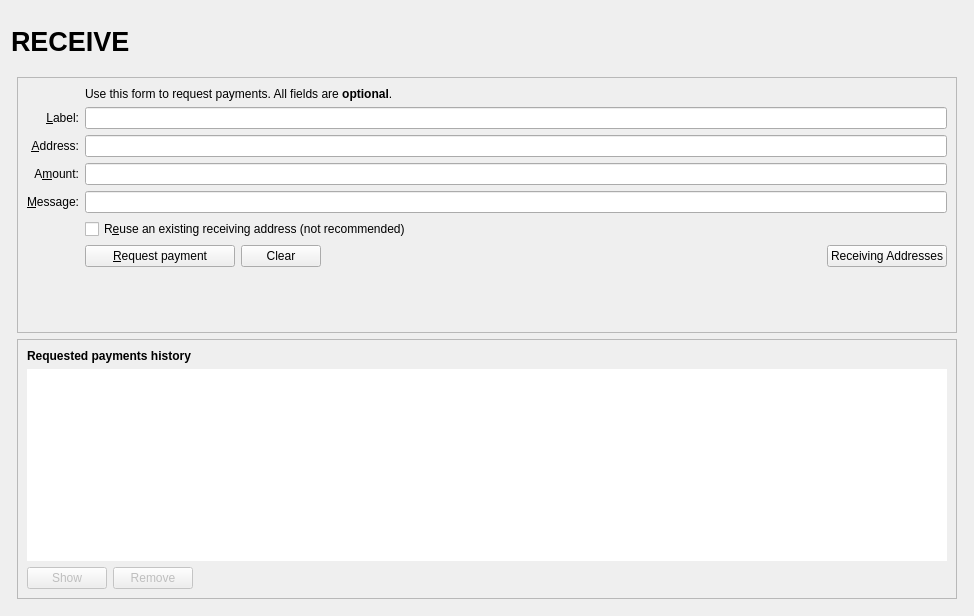
<?xml version="1.0" encoding="UTF-8"?>
<ui version="4.0">
 <class>ReceiveCoinsDialog</class>
 <widget class="QWidget" name="ReceiveCoinsDialog">
  <property name="geometry">
   <rect>
    <x>0</x>
    <y>0</y>
    <width>974</width>
    <height>616</height>
   </rect>
  </property>
  <property name="styleSheet">
   <string notr="true"/>
  </property>
  <layout class="QVBoxLayout" name="verticalLayout" stretch="0">
   <item>
    <layout class="QVBoxLayout" name="verticalLayout_Master" stretch="0,1">
     <property name="spacing">
      <number>0</number>
     </property>
     <item>
      <widget class="QFrame" name="frame_Header">
       <layout class="QVBoxLayout" name="verticalLayout_8">
        <property name="leftMargin">
         <number>0</number>
        </property>
        <property name="topMargin">
         <number>0</number>
        </property>
        <property name="rightMargin">
         <number>0</number>
        </property>
        <property name="bottomMargin">
         <number>0</number>
        </property>
        <item>
         <layout class="QHBoxLayout" name="horizontalLayout_Header" stretch="1,0,1">
          <item>
           <widget class="QLabel" name="labelOverviewHeaderLeft">
            <property name="minimumSize">
             <size>
              <width>464</width>
              <height>60</height>
             </size>
            </property>
            <property name="maximumSize">
             <size>
              <width>16777215</width>
              <height>60</height>
             </size>
            </property>
            <property name="font">
             <font>
              <pointsize>20</pointsize>
              <weight>75</weight>
              <bold>true</bold>
             </font>
            </property>
            <property name="text">
             <string>RECEIVE</string>
            </property>
            <property name="margin">
             <number>5</number>
            </property>
           </widget>
          </item>
          <item>
           <spacer name="horizontalSpacer_3">
            <property name="orientation">
             <enum>Qt::Horizontal</enum>
            </property>
            <property name="sizeHint" stdset="0">
             <size>
              <width>40</width>
              <height>20</height>
             </size>
            </property>
           </spacer>
          </item>
          <item>
           <widget class="QLabel" name="labelOverviewHeaderRight">
            <property name="minimumSize">
             <size>
              <width>464</width>
              <height>60</height>
             </size>
            </property>
            <property name="maximumSize">
             <size>
              <width>16777215</width>
              <height>60</height>
             </size>
            </property>
            <property name="font">
             <font>
              <pointsize>14</pointsize>
             </font>
            </property>
            <property name="text">
             <string/>
            </property>
            <property name="alignment">
             <set>Qt::AlignRight|Qt::AlignTrailing|Qt::AlignVCenter</set>
            </property>
           </widget>
          </item>
         </layout>
        </item>
       </layout>
      </widget>
     </item>
     <item>
      <widget class="QFrame" name="frame_BG">
       <layout class="QVBoxLayout" name="verticalLayout_5">
        <property name="leftMargin">
         <number>6</number>
        </property>
        <property name="topMargin">
         <number>6</number>
        </property>
        <property name="rightMargin">
         <number>6</number>
        </property>
        <property name="bottomMargin">
         <number>6</number>
        </property>
        <item>
         <widget class="QFrame" name="frame2">
          <property name="sizePolicy">
           <sizepolicy hsizetype="Preferred" vsizetype="Expanding">
            <horstretch>0</horstretch>
            <verstretch>0</verstretch>
           </sizepolicy>
          </property>
          <property name="frameShape">
           <enum>QFrame::StyledPanel</enum>
          </property>
          <property name="frameShadow">
           <enum>QFrame::Sunken</enum>
          </property>
          <layout class="QVBoxLayout" name="verticalLayout_3">
           <item>
            <layout class="QGridLayout" name="gridLayout">
             <item row="2" column="2">
              <widget class="QLabel" name="label_5">
               <property name="text">
                <string>Use this form to request payments. All fields are &lt;b&gt;optional&lt;/b&gt;.</string>
               </property>
              </widget>
             </item>
             <item row="4" column="0">
              <widget class="QLabel" name="label_2">
               <property name="toolTip">
                <string>An optional label to associate with the new receiving address.</string>
               </property>
               <property name="text">
                <string>&amp;Label:</string>
               </property>
               <property name="alignment">
                <set>Qt::AlignRight|Qt::AlignTrailing|Qt::AlignVCenter</set>
               </property>
               <property name="buddy">
                <cstring>reqLabel</cstring>
               </property>
              </widget>
             </item>
             <item row="4" column="2">
              <widget class="QLineEdit" name="reqLabel">
               <property name="toolTip">
                <string>An optional label to associate with the new receiving address.</string>
               </property>
              </widget>
             </item>
             <item row="5" column="0">
              <widget class="QLabel" name="label">
               <property name="toolTip">
                <string>Your receiving address. You can copy and use it to receive coins on this wallet. A new one will be generated once it is used.</string>
               </property>
               <property name="text">
                <string>&amp;Address:</string>
               </property>
               <property name="alignment">
                <set>Qt::AlignRight|Qt::AlignTrailing|Qt::AlignVCenter</set>
               </property>
               <property name="buddy">
                <cstring>reqAddress</cstring>
               </property>
              </widget>
             </item>
             <item row="5" column="2">
              <widget class="QLineEdit" name="reqAddress">
               <property name="minimumSize">
                <size>
                 <width>80</width>
                 <height>0</height>
                </size>
               </property>
               <property name="toolTip">
                <string>Your receiving address. You can copy and use it to receive coins on this wallet. A new one will be generated once it is used.</string>
               </property>
               <property name="readOnly">
                <bool>true</bool>
               </property>
              </widget>
             </item>
             <item row="6" column="0">
              <widget class="QLabel" name="label">
               <property name="toolTip">
                <string>An optional amount to request. Leave this empty or zero to not request a specific amount.</string>
               </property>
               <property name="text">
                <string>A&amp;mount:</string>
               </property>
               <property name="alignment">
                <set>Qt::AlignRight|Qt::AlignTrailing|Qt::AlignVCenter</set>
               </property>
               <property name="buddy">
                <cstring>reqAmount</cstring>
               </property>
              </widget>
             </item>
             <item row="6" column="2">
              <widget class="BitcoinAmountField" name="reqAmount">
               <property name="minimumSize">
                <size>
                 <width>80</width>
                 <height>0</height>
                </size>
               </property>
               <property name="toolTip">
                <string>An optional amount to request. Leave this empty or zero to not request a specific amount.</string>
               </property>
              </widget>
             </item>
             <item row="7" column="0">
              <widget class="QLabel" name="label_3">
               <property name="toolTip">
                <string>An optional message to attach to the payment request, which will be displayed when the request is opened. Note: The message will not be sent with the payment over the FIX network.</string>
               </property>
               <property name="text">
                <string>&amp;Message:</string>
               </property>
               <property name="alignment">
                <set>Qt::AlignRight|Qt::AlignTrailing|Qt::AlignVCenter</set>
               </property>
               <property name="buddy">
                <cstring>reqMessage</cstring>
               </property>
              </widget>
             </item>
             <item row="7" column="2">
              <widget class="QLineEdit" name="reqMessage">
               <property name="toolTip">
                <string>An optional message to attach to the payment request, which will be displayed when the request is opened.&lt;br&gt;Note: The message will not be sent with the payment over the FIX network.</string>
               </property>
              </widget>
             </item>
             <item row="8" column="0">
              <widget class="QLabel" name="label_4">
               <property name="text">
                <string/>
               </property>
              </widget>
             </item>
             <item row="8" column="2">
              <widget class="QCheckBox" name="reuseAddress">
               <property name="toolTip">
                <string>Reuse one of the previously used receiving addresses.&lt;br&gt;Reusing addresses has security and privacy issues.&lt;br&gt;Do not use this unless re-generating a payment request made before.</string>
               </property>
               <property name="text">
                <string>R&amp;euse an existing receiving address (not recommended)</string>
               </property>
              </widget>
             </item>
             <item row="9" column="0">
              <widget class="QLabel" name="label_7">
               <property name="text">
                <string/>
               </property>
              </widget>
             </item>
             <item row="9" column="2">
              <layout class="QHBoxLayout" name="horizontalLayout">
               <item>
                <widget class="QPushButton" name="receiveButton">
                 <property name="minimumSize">
                  <size>
                   <width>150</width>
                   <height>0</height>
                  </size>
                 </property>
                 <property name="text">
                  <string>&amp;Request payment</string>
                 </property>
                 <property name="icon">
                  <iconset>
                   <normaloff>:/icons/receiving_addresses</normaloff>:/icons/receiving_addresses</iconset>
                 </property>
                </widget>
               </item>
               <item>
                <widget class="QPushButton" name="clearButton">
                 <property name="sizePolicy">
                  <sizepolicy hsizetype="Minimum" vsizetype="Fixed">
                   <horstretch>0</horstretch>
                   <verstretch>0</verstretch>
                  </sizepolicy>
                 </property>
                 <property name="toolTip">
                  <string>Clear all fields of the form.</string>
                 </property>
                 <property name="text">
                  <string>Clear</string>
                 </property>
                 <property name="icon">
                  <iconset>
                   <normaloff>:/icons/remove</normaloff>:/icons/remove</iconset>
                 </property>
                 <property name="autoDefault">
                  <bool>false</bool>
                 </property>
                </widget>
               </item>
               <item>
                <spacer name="horizontalSpacer">
                 <property name="orientation">
                  <enum>Qt::Horizontal</enum>
                 </property>
                 <property name="sizeHint" stdset="0">
                  <size>
                   <width>40</width>
                   <height>20</height>
                  </size>
                 </property>
                </spacer>
               </item>
               <item>
                <widget class="QPushButton" name="receivingAddressesButton">
                 <property name="text">
                  <string>Receiving Addresses</string>
                 </property>
                 <property name="icon">
                  <iconset>
                   <normaloff>:/icons/address-book</normaloff>:/icons/address-book</iconset>
                 </property>
                 <property name="autoDefault">
                  <bool>false</bool>
                 </property>
                </widget>
               </item>
              </layout>
             </item>
             <item row="10" column="2">
              <spacer name="verticalSpacer">
               <property name="orientation">
                <enum>Qt::Vertical</enum>
               </property>
               <property name="sizeHint" stdset="0">
                <size>
                 <width>20</width>
                 <height>40</height>
                </size>
               </property>
              </spacer>
             </item>
            </layout>
           </item>
          </layout>
         </widget>
        </item>
        <item>
         <widget class="QFrame" name="frame">
          <property name="sizePolicy">
           <sizepolicy hsizetype="Preferred" vsizetype="Expanding">
            <horstretch>0</horstretch>
            <verstretch>0</verstretch>
           </sizepolicy>
          </property>
          <property name="frameShape">
           <enum>QFrame::StyledPanel</enum>
          </property>
          <property name="frameShadow">
           <enum>QFrame::Raised</enum>
          </property>
          <layout class="QVBoxLayout" name="verticalLayout_2">
           <item>
            <widget class="QLabel" name="label_6">
             <property name="font">
              <font>
               <weight>75</weight>
               <bold>true</bold>
              </font>
             </property>
             <property name="text">
              <string>Requested payments history</string>
             </property>
            </widget>
           </item>
           <item>
            <widget class="QTableView" name="recentRequestsView">
             <property name="contextMenuPolicy">
              <enum>Qt::CustomContextMenu</enum>
             </property>
             <property name="frameShape">
              <enum>QFrame::NoFrame</enum>
             </property>
             <property name="frameShadow">
              <enum>QFrame::Plain</enum>
             </property>
             <property name="tabKeyNavigation">
              <bool>false</bool>
             </property>
             <property name="sortingEnabled">
              <bool>true</bool>
             </property>
            </widget>
           </item>
           <item>
            <layout class="QHBoxLayout" name="horizontalLayout_2">
             <item>
              <widget class="QPushButton" name="showRequestButton">
               <property name="enabled">
                <bool>false</bool>
               </property>
               <property name="toolTip">
                <string>Show the selected request (does the same as double clicking an entry)</string>
               </property>
               <property name="text">
                <string>Show</string>
               </property>
               <property name="icon">
                <iconset>
                 <normaloff>:/icons/edit</normaloff>:/icons/edit</iconset>
               </property>
               <property name="autoDefault">
                <bool>false</bool>
               </property>
              </widget>
             </item>
             <item>
              <widget class="QPushButton" name="removeRequestButton">
               <property name="enabled">
                <bool>false</bool>
               </property>
               <property name="toolTip">
                <string>Remove the selected entries from the list</string>
               </property>
               <property name="text">
                <string>Remove</string>
               </property>
               <property name="icon">
                <iconset>
                 <normaloff>:/icons/remove</normaloff>:/icons/remove</iconset>
               </property>
               <property name="autoDefault">
                <bool>false</bool>
               </property>
              </widget>
             </item>
             <item>
              <spacer name="horizontalSpacer_2">
               <property name="orientation">
                <enum>Qt::Horizontal</enum>
               </property>
               <property name="sizeHint" stdset="0">
                <size>
                 <width>40</width>
                 <height>20</height>
                </size>
               </property>
              </spacer>
             </item>
            </layout>
           </item>
          </layout>
         </widget>
        </item>
       </layout>
      </widget>
     </item>
    </layout>
   </item>
  </layout>
 </widget>
 <customwidgets>
  <customwidget>
   <class>BitcoinAmountField</class>
   <extends>QLineEdit</extends>
   <header>bitcoinamountfield.h</header>
   <container>1</container>
  </customwidget>
 </customwidgets>
 <tabstops>
  <tabstop>reqLabel</tabstop>
  <tabstop>reqAddress</tabstop>
  <tabstop>reqAmount</tabstop>
  <tabstop>reqMessage</tabstop>
  <tabstop>reuseAddress</tabstop>
  <tabstop>receiveButton</tabstop>
  <tabstop>clearButton</tabstop>
  <tabstop>recentRequestsView</tabstop>
  <tabstop>showRequestButton</tabstop>
  <tabstop>removeRequestButton</tabstop>
 </tabstops>
 <resources/>
 <connections/>
</ui>
